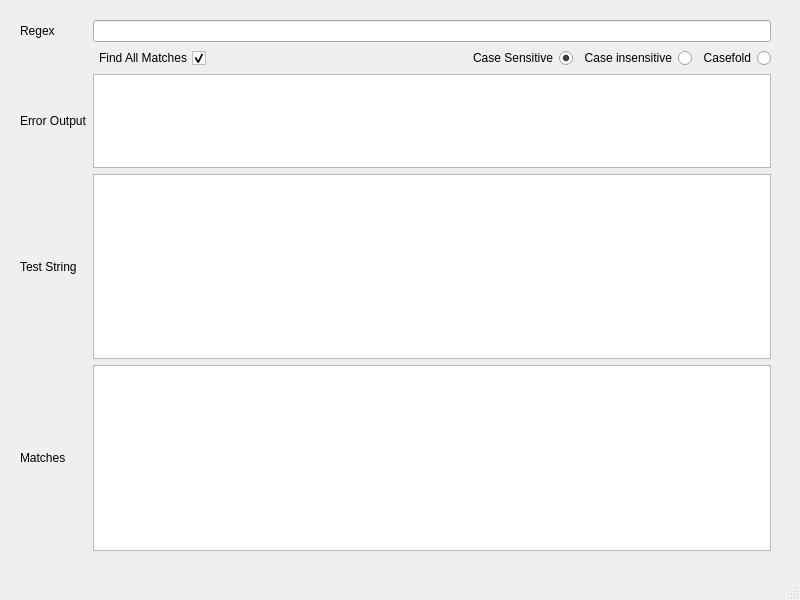
<?xml version="1.0" encoding="UTF-8"?>
<ui version="4.0">
 <class>MainWindow</class>
 <widget class="QMainWindow" name="MainWindow">
  <property name="geometry">
   <rect>
    <x>0</x>
    <y>0</y>
    <width>800</width>
    <height>600</height>
   </rect>
  </property>
  <property name="windowTitle">
   <string>RegExpViz</string>
  </property>
  <widget class="QWidget" name="centralwidget">
   <widget class="QWidget" name="gridLayoutWidget">
    <property name="geometry">
     <rect>
      <x>20</x>
      <y>20</y>
      <width>751</width>
      <height>531</height>
     </rect>
    </property>
    <layout class="QGridLayout" name="gridLayout">
     <item row="0" column="0">
      <widget class="QLabel" name="regex_lbl">
       <property name="text">
        <string>Regex</string>
       </property>
      </widget>
     </item>
     <item row="3" column="0">
      <widget class="QLabel" name="test_string_lbl">
       <property name="text">
        <string>Test String</string>
       </property>
      </widget>
     </item>
     <item row="1" column="1">
      <layout class="QHBoxLayout" name="horizontalLayout">
       <item>
        <widget class="QCheckBox" name="find_all_matches_cb">
         <property name="layoutDirection">
          <enum>Qt::RightToLeft</enum>
         </property>
         <property name="autoFillBackground">
          <bool>false</bool>
         </property>
         <property name="text">
          <string>Find All Matches</string>
         </property>
         <property name="checked">
          <bool>true</bool>
         </property>
        </widget>
       </item>
       <item>
        <spacer name="horizontalSpacer">
         <property name="orientation">
          <enum>Qt::Horizontal</enum>
         </property>
         <property name="sizeHint" stdset="0">
          <size>
           <width>40</width>
           <height>20</height>
          </size>
         </property>
        </spacer>
       </item>
       <item>
        <widget class="QRadioButton" name="case_sensitive_rb">
         <property name="minimumSize">
          <size>
           <width>0</width>
           <height>0</height>
          </size>
         </property>
         <property name="layoutDirection">
          <enum>Qt::RightToLeft</enum>
         </property>
         <property name="text">
          <string>Case Sensitive</string>
         </property>
         <property name="checked">
          <bool>true</bool>
         </property>
        </widget>
       </item>
       <item>
        <widget class="QRadioButton" name="case_insensitive_rb">
         <property name="minimumSize">
          <size>
           <width>0</width>
           <height>0</height>
          </size>
         </property>
         <property name="layoutDirection">
          <enum>Qt::RightToLeft</enum>
         </property>
         <property name="text">
          <string>Case insensitive</string>
         </property>
        </widget>
       </item>
       <item>
        <widget class="QRadioButton" name="casefold_rb">
         <property name="minimumSize">
          <size>
           <width>0</width>
           <height>0</height>
          </size>
         </property>
         <property name="layoutDirection">
          <enum>Qt::RightToLeft</enum>
         </property>
         <property name="text">
          <string>Casefold</string>
         </property>
        </widget>
       </item>
      </layout>
     </item>
     <item row="0" column="1">
      <widget class="QLineEdit" name="regex_le"/>
     </item>
     <item row="3" column="1">
      <widget class="QPlainTextEdit" name="test_string_pte"/>
     </item>
     <item row="2" column="0">
      <widget class="QLabel" name="error_lbl">
       <property name="text">
        <string>Error Output</string>
       </property>
      </widget>
     </item>
     <item row="2" column="1">
      <widget class="QPlainTextEdit" name="error_pte">
       <property name="maximumSize">
        <size>
         <width>16777215</width>
         <height>100</height>
        </size>
       </property>
      </widget>
     </item>
     <item row="4" column="0">
      <widget class="QLabel" name="matches_lbl">
       <property name="text">
        <string>Matches</string>
       </property>
      </widget>
     </item>
     <item row="4" column="1">
      <widget class="QTableWidget" name="matches_tbl"/>
     </item>
    </layout>
   </widget>
  </widget>
  <widget class="QMenuBar" name="menubar">
   <property name="geometry">
    <rect>
     <x>0</x>
     <y>0</y>
     <width>800</width>
     <height>22</height>
    </rect>
   </property>
  </widget>
  <widget class="QStatusBar" name="statusbar"/>
 </widget>
 <resources/>
 <connections/>
</ui>
